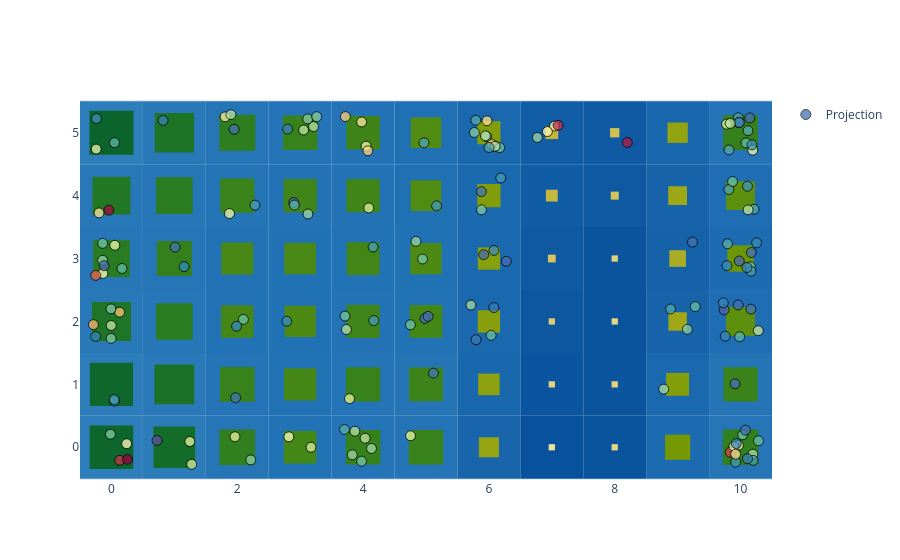

Source (notebook cell):
### Code cell
attraction_marker = dict(opacity=.75, size=10, color=X_scaled_QE, colorscale="Spectral_r", line=dict(width=1, color="black"))
basin.pond() \
    .pad_layer() \
    .attraction_layer(X_scaled, jitter_amount=.3, marker=attraction_marker) \
    .visualize();

### Figure 1 — Plotly figure (JSON) as saved in the notebook; plotly's stock layout.template omitted (floating-point values rounded to 4 significant figures; data arrays with more than 128 entries replaced by an {"elided": "..."} marker saying what was removed)
{"data": [{"marker": {"color": {"elided": "150 float values"}, "colorscale": [[0.0, "rgb(94,79,162)"], [0.1, "rgb(50,136,189)"], [0.2, "rgb(102,194,165)"], [0.3, "rgb(171,221,164)"], [0.4, "rgb(230,245,152)"], [0.5, "rgb(255,255,191)"], [0.6, "rgb(254,224,139)"], [0.7, "rgb(253,174,97)"], [0.8, "rgb(244,109,67)"], [0.9, "rgb(213,62,79)"], [1.0, "rgb(158,1,66)"]], "line": {"color": "black", "width": 1}, "opacity": 0.75, "size": 10, "symbol": "circle"}, "mode": "markers", "name": "Projection", "x": {"elided": "150 float values"}, "y": {"elided": "150 float values"}, "type": "scatter"}], "layout": {"shapes": [{"fillcolor": "rgb(46, 126, 188)", "layer": "between", "line": {"width": 0}, "type": "rect", "x0": -0.5, "x1": 0.5, "xref": "x", "y0": -0.5, "y1": 0.5, "yref": "y"}, {"fillcolor": "rgb(44, 124, 186)", "layer": "between", "line": {"width": 0}, "type": "rect", "x0": 0.5, "x1": 1.5, "xref": "x", "y0": -0.5, "y1": 0.5, "yref": "y"}, {"fillcolor": "rgb(37, 117, 183)", "layer": "between", "line": {"width": 0}, "type": "rect", "x0": 1.5, "x1": 2.5, "xref": "x", "y0": -0.5, "y1": 0.5, "yref": "y"}, {"fillcolor": "rgb(34, 114, 182)", "layer": "between", "line": {"width": 0}, "type": "rect", "x0": 2.5, "x1": 3.5, "xref": "x", "y0": -0.5, "y1": 0.5, "yref": "y"}, {"fillcolor": "rgb(36, 116, 183)", "layer": "between", "line": {"width": 0}, "type": "rect", "x0": 3.5, "x1": 4.5, "xref": "x", "y0": -0.5, "y1": 0.5, "yref": "y"}, {"fillcolor": "rgb(36, 116, 183)", "layer": "between", "line": {"width": 0}, "type": "rect", "x0": 4.5, "x1": 5.5, "xref": "x", "y0": -0.5, "y1": 0.5, "yref": "y"}, {"fillcolor": "rgb(24, 101, 172)", "layer": "between", "line": {"width": 0}, "type": "rect", "x0": 5.5, "x1": 6.5, "xref": "x", "y0": -0.5, "y1": 0.5, "yref": "y"}, {"fillcolor": "rgb(8, 81, 156)", "layer": "between", "line": {"width": 0}, "type": "rect", "x0": 6.5, "x1": 7.5, "xref": "x", "y0": -0.5, "y1": 0.5, "yref": "y"}, {"fillcolor": "rgb(10, 84, 158)", "layer": "between", "line": {"width": 0}, "type": "rect", "x0": 7.5, "x1": 8.5, "xref": "x", "y0": -0.5, "y1": 0.5, "yref": "y"}, {"fillcolor": "rgb(28, 107, 176)", "layer": "between", "line": {"width": 0}, "type": "rect", "x0": 8.5, "x1": 9.5, "xref": "x", "y0": -0.5, "y1": 0.5, "yref": "y"}, {"fillcolor": "rgb(37, 117, 183)", "layer": "between", "line": {"width": 0}, "type": "rect", "x0": 9.5, "x1": 10.5, "xref": "x", "y0": -0.5, "y1": 0.5, "yref": "y"}, {"fillcolor": "rgb(45, 125, 187)", "layer": "between", "line": {"width": 0}, "type": "rect", "x0": -0.5, "x1": 0.5, "xref": "x", "y0": 0.5, "y1": 1.5, "yref": "y"}, {"fillcolor": "rgb(42, 122, 186)", "layer": "between", "line": {"width": 0}, "type": "rect", "x0": 0.5, "x1": 1.5, "xref": "x", "y0": 0.5, "y1": 1.5, "yref": "y"}, {"fillcolor": "rgb(36, 116, 183)", "layer": "between", "line": {"width": 0}, "type": "rect", "x0": 1.5, "x1": 2.5, "xref": "x", "y0": 0.5, "y1": 1.5, "yref": "y"}, {"fillcolor": "rgb(34, 114, 182)", "layer": "between", "line": {"width": 0}, "type": "rect", "x0": 2.5, "x1": 3.5, "xref": "x", "y0": 0.5, "y1": 1.5, "yref": "y"}, {"fillcolor": "rgb(36, 116, 183)", "layer": "between", "line": {"width": 0}, "type": "rect", "x0": 3.5, "x1": 4.5, "xref": "x", "y0": 0.5, "y1": 1.5, "yref": "y"}, {"fillcolor": "rgb(36, 116, 182)", "layer": "between", "line": {"width": 0}, "type": "rect", "x0": 4.5, "x1": 5.5, "xref": "x", "y0": 0.5, "y1": 1.5, "yref": "y"}, {"fillcolor": "rgb(25, 103, 173)", "layer": "between", "line": {"width": 0}, "type": "rect", "x0": 5.5, "x1": 6.5, "xref": "x", "y0": 0.5, "y1": 1.5, "yref": "y"}, {"fillcolor": "rgb(11, 84, 159)", "layer": "between", "line": {"width": 0}, "type": "rect", "x0": 6.5, "x1": 7.5, "xref": "x", "y0": 0.5, "y1": 1.5, "yref": "y"}, {"fillcolor": "rgb(11, 85, 159)", "layer": "between", "line": {"width": 0}, "type": "rect", "x0": 7.5, "x1": 8.5, "xref": "x", "y0": 0.5, "y1": 1.5, "yref": "y"}, {"fillcolor": "rgb(26, 104, 174)", "layer": "between", "line": {"width": 0}, "type": "rect", "x0": 8.5, "x1": 9.5, "xref": "x", "y0": 0.5, "y1": 1.5, "yref": "y"}, {"fillcolor": "rgb(36, 116, 182)", "layer": "between", "line": {"width": 0}, "type": "rect", "x0": 9.5, "x1": 10.5, "xref": "x", "y0": 0.5, "y1": 1.5, "yref": "y"}, {"fillcolor": "rgb(41, 121, 185)", "layer": "between", "line": {"width": 0}, "type": "rect", "x0": -0.5, "x1": 0.5, "xref": "x", "y0": 1.5, "y1": 2.5, "yref": "y"}, {"fillcolor": "rgb(38, 118, 184)", "layer": "between", "line": {"width": 0}, "type": "rect", "x0": 0.5, "x1": 1.5, "xref": "x", "y0": 1.5, "y1": 2.5, "yref": "y"}, {"fillcolor": "rgb(34, 114, 182)", "layer": "between", "line": {"width": 0}, "type": "rect", "x0": 1.5, "x1": 2.5, "xref": "x", "y0": 1.5, "y1": 2.5, "yref": "y"}, {"fillcolor": "rgb(33, 113, 181)", "layer": "between", "line": {"width": 0}, "type": "rect", "x0": 2.5, "x1": 3.5, "xref": "x", "y0": 1.5, "y1": 2.5, "yref": "y"}, {"fillcolor": "rgb(35, 115, 182)", "layer": "between", "line": {"width": 0}, "type": "rect", "x0": 3.5, "x1": 4.5, "xref": "x", "y0": 1.5, "y1": 2.5, "yref": "y"}, {"fillcolor": "rgb(34, 114, 182)", "layer": "between", "line": {"width": 0}, "type": "rect", "x0": 4.5, "x1": 5.5, "xref": "x", "y0": 1.5, "y1": 2.5, "yref": "y"}, {"fillcolor": "rgb(26, 104, 174)", "layer": "between", "line": {"width": 0}, "type": "rect", "x0": 5.5, "x1": 6.5, "xref": "x", "y0": 1.5, "y1": 2.5, "yref": "y"}, {"fillcolor": "rgb(12, 87, 160)", "layer": "between", "line": {"width": 0}, "type": "rect", "x0": 6.5, "x1": 7.5, "xref": "x", "y0": 1.5, "y1": 2.5, "yref": "y"}, {"fillcolor": "rgb(10, 84, 158)", "layer": "between", "line": {"width": 0}, "type": "rect", "x0": 7.5, "x1": 8.5, "xref": "x", "y0": 1.5, "y1": 2.5, "yref": "y"}, {"fillcolor": "rgb(23, 100, 171)", "layer": "between", "line": {"width": 0}, "type": "rect", "x0": 8.5, "x1": 9.5, "xref": "x", "y0": 1.5, "y1": 2.5, "yref": "y"}, {"fillcolor": "rgb(31, 110, 179)", "layer": "between", "line": {"width": 0}, "type": "rect", "x0": 9.5, "x1": 10.5, "xref": "x", "y0": 1.5, "y1": 2.5, "yref": "y"}, {"fillcolor": "rgb(39, 119, 184)", "layer": "between", "line": {"width": 0}, "type": "rect", "x0": -0.5, "x1": 0.5, "xref": "x", "y0": 2.5, "y1": 3.5, "yref": "y"}, {"fillcolor": "rgb(37, 117, 183)", "layer": "between", "line": {"width": 0}, "type": "rect", "x0": 0.5, "x1": 1.5, "xref": "x", "y0": 2.5, "y1": 3.5, "yref": "y"}, {"fillcolor": "rgb(34, 114, 181)", "layer": "between", "line": {"width": 0}, "type": "rect", "x0": 1.5, "x1": 2.5, "xref": "x", "y0": 2.5, "y1": 3.5, "yref": "y"}, {"fillcolor": "rgb(33, 113, 181)", "layer": "between", "line": {"width": 0}, "type": "rect", "x0": 2.5, "x1": 3.5, "xref": "x", "y0": 2.5, "y1": 3.5, "yref": "y"}, {"fillcolor": "rgb(34, 114, 182)", "layer": "between", "line": {"width": 0}, "type": "rect", "x0": 3.5, "x1": 4.5, "xref": "x", "y0": 2.5, "y1": 3.5, "yref": "y"}, {"fillcolor": "rgb(33, 113, 181)", "layer": "between", "line": {"width": 0}, "type": "rect", "x0": 4.5, "x1": 5.5, "xref": "x", "y0": 2.5, "y1": 3.5, "yref": "y"}, {"fillcolor": "rgb(26, 104, 174)", "layer": "between", "line": {"width": 0}, "type": "rect", "x0": 5.5, "x1": 6.5, "xref": "x", "y0": 2.5, "y1": 3.5, "yref": "y"}, {"fillcolor": "rgb(14, 89, 162)", "layer": "between", "line": {"width": 0}, "type": "rect", "x0": 6.5, "x1": 7.5, "xref": "x", "y0": 2.5, "y1": 3.5, "yref": "y"}, {"fillcolor": "rgb(11, 85, 159)", "layer": "between", "line": {"width": 0}, "type": "rect", "x0": 7.5, "x1": 8.5, "xref": "x", "y0": 2.5, "y1": 3.5, "yref": "y"}, {"fillcolor": "rgb(21, 98, 169)", "layer": "between", "line": {"width": 0}, "type": "rect", "x0": 8.5, "x1": 9.5, "xref": "x", "y0": 2.5, "y1": 3.5, "yref": "y"}, {"fillcolor": "rgb(29, 108, 177)", "layer": "between", "line": {"width": 0}, "type": "rect", "x0": 9.5, "x1": 10.5, "xref": "x", "y0": 2.5, "y1": 3.5, "yref": "y"}, {"fillcolor": "rgb(40, 120, 185)", "layer": "between", "line": {"width": 0}, "type": "rect", "x0": -0.5, "x1": 0.5, "xref": "x", "y0": 3.5, "y1": 4.5, "yref": "y"}, {"fillcolor": "rgb(38, 118, 184)", "layer": "between", "line": {"width": 0}, "type": "rect", "x0": 0.5, "x1": 1.5, "xref": "x", "y0": 3.5, "y1": 4.5, "yref": "y"}, {"fillcolor": "rgb(36, 116, 182)", "layer": "between", "line": {"width": 0}, "type": "rect", "x0": 1.5, "x1": 2.5, "xref": "x", "y0": 3.5, "y1": 4.5, "yref": "y"}, {"fillcolor": "rgb(35, 115, 182)", "layer": "between", "line": {"width": 0}, "type": "rect", "x0": 2.5, "x1": 3.5, "xref": "x", "y0": 3.5, "y1": 4.5, "yref": "y"}, {"fillcolor": "rgb(35, 115, 182)", "layer": "between", "line": {"width": 0}, "type": "rect", "x0": 3.5, "x1": 4.5, "xref": "x", "y0": 3.5, "y1": 4.5, "yref": "y"}, {"fillcolor": "rgb(32, 112, 180)", "layer": "between", "line": {"width": 0}, "type": "rect", "x0": 4.5, "x1": 5.5, "xref": "x", "y0": 3.5, "y1": 4.5, "yref": "y"}, {"fillcolor": "rgb(26, 105, 174)", "layer": "between", "line": {"width": 0}, "type": "rect", "x0": 5.5, "x1": 6.5, "xref": "x", "y0": 3.5, "y1": 4.5, "yref": "y"}, {"fillcolor": "rgb(17, 93, 165)", "layer": "between", "line": {"width": 0}, "type": "rect", "x0": 6.5, "x1": 7.5, "xref": "x", "y0": 3.5, "y1": 4.5, "yref": "y"}, {"fillcolor": "rgb(14, 89, 162)", "layer": "between", "line": {"width": 0}, "type": "rect", "x0": 7.5, "x1": 8.5, "xref": "x", "y0": 3.5, "y1": 4.5, "yref": "y"}, {"fillcolor": "rgb(23, 100, 171)", "layer": "between", "line": {"width": 0}, "type": "rect", "x0": 8.5, "x1": 9.5, "xref": "x", "y0": 3.5, "y1": 4.5, "yref": "y"}, {"fillcolor": "rgb(31, 110, 179)", "layer": "between", "line": {"width": 0}, "type": "rect", "x0": 9.5, "x1": 10.5, "xref": "x", "y0": 3.5, "y1": 4.5, "yref": "y"}, {"fillcolor": "rgb(46, 126, 188)", "layer": "between", "line": {"width": 0}, "type": "rect", "x0": -0.5, "x1": 0.5, "xref": "x", "y0": 4.5, "y1": 5.5, "yref": "y"}, {"fillcolor": "rgb(41, 121, 185)", "layer": "between", "line": {"width": 0}, "type": "rect", "x0": 0.5, "x1": 1.5, "xref": "x", "y0": 4.5, "y1": 5.5, "yref": "y"}, {"fillcolor": "rgb(38, 118, 183)", "layer": "between", "line": {"width": 0}, "type": "rect", "x0": 1.5, "x1": 2.5, "xref": "x", "y0": 4.5, "y1": 5.5, "yref": "y"}, {"fillcolor": "rgb(36, 116, 183)", "layer": "between", "line": {"width": 0}, "type": "rect", "x0": 2.5, "x1": 3.5, "xref": "x", "y0": 4.5, "y1": 5.5, "yref": "y"}, {"fillcolor": "rgb(35, 115, 182)", "layer": "between", "line": {"width": 0}, "type": "rect", "x0": 3.5, "x1": 4.5, "xref": "x", "y0": 4.5, "y1": 5.5, "yref": "y"}, {"fillcolor": "rgb(32, 112, 180)", "layer": "between", "line": {"width": 0}, "type": "rect", "x0": 4.5, "x1": 5.5, "xref": "x", "y0": 4.5, "y1": 5.5, "yref": "y"}, {"fillcolor": "rgb(26, 105, 174)", "layer": "between", "line": {"width": 0}, "type": "rect", "x0": 5.5, "x1": 6.5, "xref": "x", "y0": 4.5, "y1": 5.5, "yref": "y"}, {"fillcolor": "rgb(18, 94, 166)", "layer": "between", "line": {"width": 0}, "type": "rect", "x0": 6.5, "x1": 7.5, "xref": "x", "y0": 4.5, "y1": 5.5, "yref": "y"}, {"fillcolor": "rgb(15, 90, 163)", "layer": "between", "line": {"width": 0}, "type": "rect", "x0": 7.5, "x1": 8.5, "xref": "x", "y0": 4.5, "y1": 5.5, "yref": "y"}, {"fillcolor": "rgb(24, 102, 172)", "layer": "between", "line": {"width": 0}, "type": "rect", "x0": 8.5, "x1": 9.5, "xref": "x", "y0": 4.5, "y1": 5.5, "yref": "y"}, {"fillcolor": "rgb(36, 116, 183)", "layer": "between", "line": {"width": 0}, "type": "rect", "x0": 9.5, "x1": 10.5, "xref": "x", "y0": 4.5, "y1": 5.5, "yref": "y"}, {"fillcolor": "rgb(13, 102, 43)", "layer": "between", "line": {"width": 0}, "type": "rect", "x0": -0.3462, "x1": 0.3462, "xref": "x", "y0": -0.3462, "y1": 0.3462, "yref": "y"}, {"fillcolor": "rgb(20, 108, 41)", "layer": "between", "line": {"width": 0}, "type": "rect", "x0": 0.6692, "x1": 1.331, "xref": "x", "y0": -0.3308, "y1": 0.3308, "yref": "y"}, {"fillcolor": "rgb(49, 127, 30)", "layer": "between", "line": {"width": 0}, "type": "rect", "x0": 1.717, "x1": 2.283, "xref": "x", "y0": -0.2826, "y1": 0.2826, "yref": "y"}, {"fillcolor": "rgb(67, 135, 23)", "layer": "between", "line": {"width": 0}, "type": "rect", "x0": 2.74, "x1": 3.26, "xref": "x", "y0": -0.2596, "y1": 0.2596, "yref": "y"}, {"fillcolor": "rgb(55, 129, 28)", "layer": "between", "line": {"width": 0}, "type": "rect", "x0": 3.724, "x1": 4.276, "xref": "x", "y0": -0.2756, "y1": 0.2756, "yref": "y"}, {"fillcolor": "rgb(56, 130, 28)", "layer": "between", "line": {"width": 0}, "type": "rect", "x0": 4.726, "x1": 5.274, "xref": "x", "y0": -0.2739, "y1": 0.2739, "yref": "y"}, {"fillcolor": "rgb(150, 164, 18)", "layer": "between", "line": {"width": 0}, "type": "rect", "x0": 5.841, "x1": 6.159, "xref": "x", "y0": -0.1591, "y1": 0.1591, "yref": "y"}, {"fillcolor": "rgb(239, 225, 156)", "layer": "between", "line": {"width": 0}, "type": "rect", "x0": 6.95, "x1": 7.05, "xref": "x", "y0": -0.05, "y1": 0.05, "yref": "y"}, {"fillcolor": "rgb(230, 213, 132)", "layer": "between", "line": {"width": 0}, "type": "rect", "x0": 7.95, "x1": 8.05, "xref": "x", "y0": -0.05, "y1": 0.05, "yref": "y"}, {"fillcolor": "rgb(116, 153, 5)", "layer": "between", "line": {"width": 0}, "type": "rect", "x0": 8.8, "x1": 9.2, "xref": "x", "y0": -0.2003, "y1": 0.2003, "yref": "y"}, {"fillcolor": "rgb(50, 127, 30)", "layer": "between", "line": {"width": 0}, "type": "rect", "x0": 9.719, "x1": 10.28, "xref": "x", "y0": -0.2815, "y1": 0.2815, "yref": "y"}, {"fillcolor": "rgb(14, 103, 43)", "layer": "between", "line": {"width": 0}, "type": "rect", "x0": -0.3428, "x1": 0.3428, "xref": "x", "y0": 0.6572, "y1": 1.343, "yref": "y"}, {"fillcolor": "rgb(27, 114, 39)", "layer": "between", "line": {"width": 0}, "type": "rect", "x0": 0.6828, "x1": 1.317, "xref": "x", "y0": 0.6828, "y1": 1.317, "yref": "y"}, {"fillcolor": "rgb(55, 130, 28)", "layer": "between", "line": {"width": 0}, "type": "rect", "x0": 1.725, "x1": 2.275, "xref": "x", "y0": 0.7251, "y1": 1.275, "yref": "y"}, {"fillcolor": "rgb(69, 135, 23)", "layer": "between", "line": {"width": 0}, "type": "rect", "x0": 2.742, "x1": 3.258, "xref": "x", "y0": 0.7422, "y1": 1.258, "yref": "y"}, {"fillcolor": "rgb(56, 130, 27)", "layer": "between", "line": {"width": 0}, "type": "rect", "x0": 3.727, "x1": 4.273, "xref": "x", "y0": 0.7268, "y1": 1.273, "yref": "y"}, {"fillcolor": "rgb(60, 132, 26)", "layer": "between", "line": {"width": 0}, "type": "rect", "x0": 4.731, "x1": 5.269, "xref": "x", "y0": 0.731, "y1": 1.269, "yref": "y"}, {"fillcolor": "rgb(140, 161, 14)", "layer": "between", "line": {"width": 0}, "type": "rect", "x0": 5.829, "x1": 6.171, "xref": "x", "y0": 0.8291, "y1": 1.171, "yref": "y"}, {"fillcolor": "rgb(229, 212, 129)", "layer": "between", "line": {"width": 0}, "type": "rect", "x0": 6.95, "x1": 7.05, "xref": "x", "y0": 0.95, "y1": 1.05, "yref": "y"}, {"fillcolor": "rgb(228, 210, 125)", "layer": "between", "line": {"width": 0}, "type": "rect", "x0": 7.95, "x1": 8.05, "xref": "x", "y0": 0.95, "y1": 1.05, "yref": "y"}, {"fillcolor": "rgb(131, 158, 11)", "layer": "between", "line": {"width": 0}, "type": "rect", "x0": 8.818, "x1": 9.182, "xref": "x", "y0": 0.8178, "y1": 1.182, "yref": "y"}, {"fillcolor": "rgb(58, 131, 27)", "layer": "between", "line": {"width": 0}, "type": "rect", "x0": 9.729, "x1": 10.27, "xref": "x", "y0": 0.7293, "y1": 1.271, "yref": "y"}, {"fillcolor": "rgb(30, 117, 38)", "layer": "between", "line": {"width": 0}, "type": "rect", "x0": -0.3102, "x1": 0.3102, "xref": "x", "y0": 1.69, "y1": 2.31, "yref": "y"}, {"fillcolor": "rgb(42, 124, 33)", "layer": "between", "line": {"width": 0}, "type": "rect", "x0": 0.7091, "x1": 1.291, "xref": "x", "y0": 1.709, "y1": 2.291, "yref": "y"}, {"fillcolor": "rgb(69, 135, 22)", "layer": "between", "line": {"width": 0}, "type": "rect", "x0": 1.743, "x1": 2.257, "xref": "x", "y0": 1.743, "y1": 2.257, "yref": "y"}, {"fillcolor": "rgb(76, 138, 20)", "layer": "between", "line": {"width": 0}, "type": "rect", "x0": 2.752, "x1": 3.248, "xref": "x", "y0": 1.752, "y1": 2.248, "yref": "y"}, {"fillcolor": "rgb(64, 133, 25)", "layer": "between", "line": {"width": 0}, "type": "rect", "x0": 3.736, "x1": 4.264, "xref": "x", "y0": 1.736, "y1": 2.264, "yref": "y"}, {"fillcolor": "rgb(67, 135, 23)", "layer": "between", "line": {"width": 0}, "type": "rect", "x0": 4.74, "x1": 5.26, "xref": "x", "y0": 1.74, "y1": 2.26, "yref": "y"}, {"fillcolor": "rgb(135, 159, 12)", "layer": "between", "line": {"width": 0}, "type": "rect", "x0": 5.823, "x1": 6.177, "xref": "x", "y0": 1.823, "y1": 2.177, "yref": "y"}, {"fillcolor": "rgb(223, 204, 112)", "layer": "between", "line": {"width": 0}, "type": "rect", "x0": 6.95, "x1": 7.05, "xref": "x", "y0": 1.95, "y1": 2.05, "yref": "y"}, {"fillcolor": "rgb(231, 214, 134)", "layer": "between", "line": {"width": 0}, "type": "rect", "x0": 7.95, "x1": 8.05, "xref": "x", "y0": 1.95, "y1": 2.05, "yref": "y"}, {"fillcolor": "rgb(160, 168, 24)", "layer": "between", "line": {"width": 0}, "type": "rect", "x0": 8.854, "x1": 9.146, "xref": "x", "y0": 1.854, "y1": 2.146, "yref": "y"}, {"fillcolor": "rgb(92, 144, 14)", "layer": "between", "line": {"width": 0}, "type": "rect", "x0": 9.771, "x1": 10.23, "xref": "x", "y0": 1.771, "y1": 2.229, "yref": "y"}, {"fillcolor": "rgb(41, 124, 33)", "layer": "between", "line": {"width": 0}, "type": "rect", "x0": -0.2919, "x1": 0.2919, "xref": "x", "y0": 2.708, "y1": 3.292, "yref": "y"}, {"fillcolor": "rgb(52, 128, 29)", "layer": "between", "line": {"width": 0}, "type": "rect", "x0": 0.7213, "x1": 1.279, "xref": "x", "y0": 2.721, "y1": 3.279, "yref": "y"}, {"fillcolor": "rgb(71, 136, 22)", "layer": "between", "line": {"width": 0}, "type": "rect", "x0": 1.745, "x1": 2.255, "xref": "x", "y0": 2.745, "y1": 3.255, "yref": "y"}, {"fillcolor": "rgb(74, 137, 21)", "layer": "between", "line": {"width": 0}, "type": "rect", "x0": 2.748, "x1": 3.252, "xref": "x", "y0": 2.748, "y1": 3.252, "yref": "y"}, {"fillcolor": "rgb(66, 134, 23)", "layer": "between", "line": {"width": 0}, "type": "rect", "x0": 3.739, "x1": 4.261, "xref": "x", "y0": 2.739, "y1": 3.261, "yref": "y"}, {"fillcolor": "rgb(76, 138, 20)", "layer": "between", "line": {"width": 0}, "type": "rect", "x0": 4.752, "x1": 5.248, "xref": "x", "y0": 2.752, "y1": 3.248, "yref": "y"}, {"fillcolor": "rgb(135, 160, 13)", "layer": "between", "line": {"width": 0}, "type": "rect", "x0": 5.824, "x1": 6.176, "xref": "x", "y0": 2.824, "y1": 3.176, "yref": "y"}, {"fillcolor": "rgb(215, 196, 95)", "layer": "between", "line": {"width": 0}, "type": "rect", "x0": 6.938, "x1": 7.062, "xref": "x", "y0": 2.938, "y1": 3.062, "yref": "y"}, {"fillcolor": "rgb(228, 211, 126)", "layer": "between", "line": {"width": 0}, "type": "rect", "x0": 7.95, "x1": 8.05, "xref": "x", "y0": 2.95, "y1": 3.05, "yref": "y"}, {"fillcolor": "rgb(170, 172, 35)", "layer": "between", "line": {"width": 0}, "type": "rect", "x0": 8.868, "x1": 9.132, "xref": "x", "y0": 2.868, "y1": 3.132, "yref": "y"}, {"fillcolor": "rgb(108, 150, 8)", "layer": "between", "line": {"width": 0}, "type": "rect", "x0": 9.79, "x1": 10.21, "xref": "x", "y0": 2.79, "y1": 3.21, "yref": "y"}, {"fillcolor": "rgb(34, 120, 36)", "layer": "between", "line": {"width": 0}, "type": "rect", "x0": -0.3018, "x1": 0.3018, "xref": "x", "y0": 3.698, "y1": 4.302, "yref": "y"}, {"fillcolor": "rgb(43, 124, 33)", "layer": "between", "line": {"width": 0}, "type": "rect", "x0": 0.7096, "x1": 1.29, "xref": "x", "y0": 3.71, "y1": 4.29, "yref": "y"}, {"fillcolor": "rgb(59, 131, 27)", "layer": "between", "line": {"width": 0}, "type": "rect", "x0": 1.729, "x1": 2.271, "xref": "x", "y0": 3.729, "y1": 4.271, "yref": "y"}, {"fillcolor": "rgb(63, 133, 25)", "layer": "between", "line": {"width": 0}, "type": "rect", "x0": 2.735, "x1": 3.265, "xref": "x", "y0": 3.735, "y1": 4.265, "yref": "y"}, {"fillcolor": "rgb(64, 133, 24)", "layer": "between", "line": {"width": 0}, "type": "rect", "x0": 3.736, "x1": 4.264, "xref": "x", "y0": 3.736, "y1": 4.264, "yref": "y"}, {"fillcolor": "rgb(80, 140, 18)", "layer": "between", "line": {"width": 0}, "type": "rect", "x0": 4.756, "x1": 5.244, "xref": "x", "y0": 3.756, "y1": 4.244, "yref": "y"}, {"fillcolor": "rgb(129, 157, 10)", "layer": "between", "line": {"width": 0}, "type": "rect", "x0": 5.815, "x1": 6.185, "xref": "x", "y0": 3.815, "y1": 4.185, "yref": "y"}, {"fillcolor": "rgb(197, 184, 65)", "layer": "between", "line": {"width": 0}, "type": "rect", "x0": 6.906, "x1": 7.094, "xref": "x", "y0": 3.906, "y1": 4.094, "yref": "y"}, {"fillcolor": "rgb(214, 196, 94)", "layer": "between", "line": {"width": 0}, "type": "rect", "x0": 7.937, "x1": 8.063, "xref": "x", "y0": 3.937, "y1": 4.063, "yref": "y"}, {"fillcolor": "rgb(158, 167, 22)", "layer": "between", "line": {"width": 0}, "type": "rect", "x0": 8.851, "x1": 9.149, "xref": "x", "y0": 3.851, "y1": 4.149, "yref": "y"}, {"fillcolor": "rgb(93, 144, 14)", "layer": "between", "line": {"width": 0}, "type": "rect", "x0": 9.772, "x1": 10.23, "xref": "x", "y0": 3.772, "y1": 4.228, "yref": "y"}, {"fillcolor": "rgb(11, 100, 44)", "layer": "between", "line": {"width": 0}, "type": "rect", "x0": -0.35, "x1": 0.35, "xref": "x", "y0": 4.65, "y1": 5.35, "yref": "y"}, {"fillcolor": "rgb(29, 116, 38)", "layer": "between", "line": {"width": 0}, "type": "rect", "x0": 0.6872, "x1": 1.313, "xref": "x", "y0": 4.687, "y1": 5.313, "yref": "y"}, {"fillcolor": "rgb(46, 126, 31)", "layer": "between", "line": {"width": 0}, "type": "rect", "x0": 1.714, "x1": 2.286, "xref": "x", "y0": 4.714, "y1": 5.286, "yref": "y"}, {"fillcolor": "rgb(56, 130, 28)", "layer": "between", "line": {"width": 0}, "type": "rect", "x0": 2.726, "x1": 3.274, "xref": "x", "y0": 4.726, "y1": 5.274, "yref": "y"}, {"fillcolor": "rgb(62, 132, 25)", "layer": "between", "line": {"width": 0}, "type": "rect", "x0": 3.734, "x1": 4.266, "xref": "x", "y0": 4.734, "y1": 5.266, "yref": "y"}, {"fillcolor": "rgb(81, 140, 18)", "layer": "between", "line": {"width": 0}, "type": "rect", "x0": 4.758, "x1": 5.242, "xref": "x", "y0": 4.758, "y1": 5.242, "yref": "y"}, {"fillcolor": "rgb(129, 157, 10)", "layer": "between", "line": {"width": 0}, "type": "rect", "x0": 5.816, "x1": 6.184, "xref": "x", "y0": 4.816, "y1": 5.184, "yref": "y"}, {"fillcolor": "rgb(194, 182, 59)", "layer": "between", "line": {"width": 0}, "type": "rect", "x0": 6.899, "x1": 7.101, "xref": "x", "y0": 4.899, "y1": 5.101, "yref": "y"}, {"fillcolor": "rgb(208, 192, 84)", "layer": "between", "line": {"width": 0}, "type": "rect", "x0": 7.926, "x1": 8.074, "xref": "x", "y0": 4.926, "y1": 5.074, "yref": "y"}, {"fillcolor": "rgb(147, 164, 17)", "layer": "between", "line": {"width": 0}, "type": "rect", "x0": 8.838, "x1": 9.162, "xref": "x", "y0": 4.838, "y1": 5.162, "yref": "y"}, {"fillcolor": "rgb(54, 129, 28)", "layer": "between", "line": {"width": 0}, "type": "rect", "x0": 9.724, "x1": 10.28, "xref": "x", "y0": 4.724, "y1": 5.276, "yref": "y"}], "xaxis": {"range": [-0.5, 10.5], "scaleanchor": "y", "constrain": "domain", "zeroline": false, "showgrid": false}, "yaxis": {"range": [-0.5, 5.5], "zeroline": false, "showgrid": false}, "autosize": true, "showlegend": true}}
